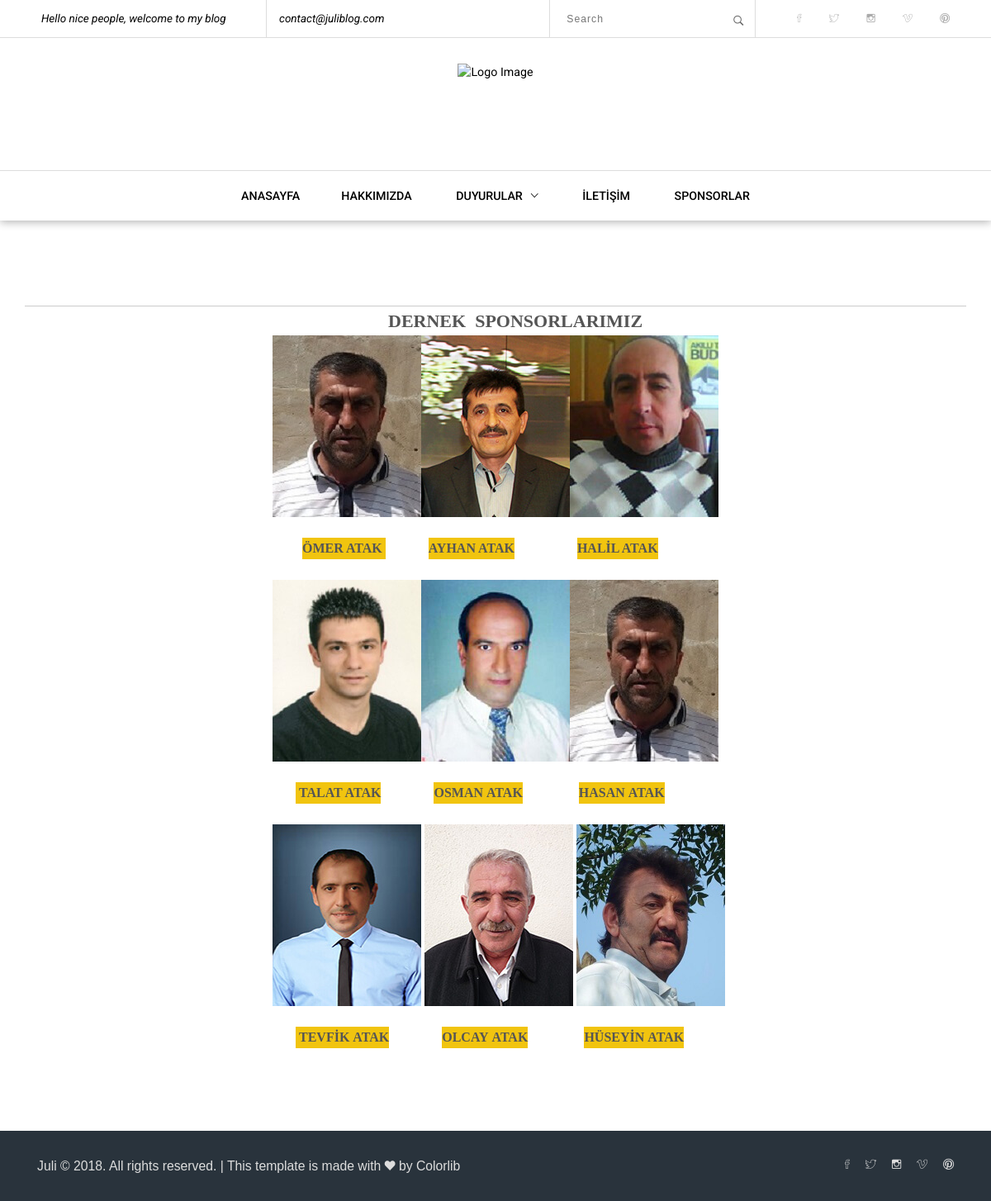
/sponsor/, run on the app's committed database.
### home/models.py (models this page shows, shortened)
class Setting(models.Model):
    STATUS = (
        ('True', 'Evet'),
        ('False', 'Hayır'),
    )
    title = models.CharField(max_length=150)
    keywords = models.CharField(max_length=255)
    description = models.CharField(max_length=255)
    company = models.CharField(max_length=50)
    address = models.CharField(blank=True, max_length=150)
    phone = models.CharField(blank=True, max_length=15)
    fax = models.CharField(blank=True, max_length=15)
    email = models.CharField(blank=True, max_length=50)
    smtpserver = models.CharField(max_length=20)
    smtpemail = models.CharField(max_length=20)
    smtppassword = models.CharField(max_length=10)
    smtpport = models.CharField(blank=True, max_length=5)
    icon = models.ImageField(blank=True, upload_to='images/')
    facebook = models.CharField(blank=True, max_length=50)
    instagram = models.CharField(blank=True, max_length=50)
    twitter = models.CharField(blank=True, max_length=50)
    aboutus = RichTextUploadingField(blank=True)
    contact = RichTextUploadingField(blank=True)
    references = RichTextUploadingField(blank=True)
    status = models.CharField(max_length=10, choices=STATUS)
    create_at = models.DateTimeField(auto_now_add=True)
    update_at = models.DateTimeField(auto_now=True)

### home/views.py (the view)
# urls.py: path('sponsor/', views.sponsor, name='sponsor'),
def sponsor(request):
    setting = Setting.objects.get(pk=2)
    from unicodedata import category
    context = {'setting': setting, 'category': category}
    return render(request, 'sponsor.html', context)

### home/templates/sponsor.html (shortened to what this page needs)
{% extends "homebase.html" %}
{% load static %}
{% block head %}
    <link href="{% static 'common-css/bootstrap.css' %}" rel="stylesheet">
    <link href="{% static 'common-css/ionicons.css' %}" rel="stylesheet">
    <link href="{% static '03-About-me/css/styles.css' %}" rel="stylesheet">
    <link href="{% static '03-About-me/css/responsive.css' %}" rel="stylesheet">
{% endblock %}
{% block body %}
    <section class="blog-area">
        <div class="container">
            <div class="row">
                <div class="col-lg-3 col-md-12 footer-instagram-area"></div>
                <div class="col-lg-9 col-md-12 footer-instagram-area">
                    {{ setting.references|safe }}
                </div>
            </div>
        </div>
    </section>
{% endblock %}

### home/static/01-homepage/css/styles.css (style rules this page uses)
html { font-size: 100%; height: 100%; overflow-x: hidden; touch-action: manipulation; }
body { font-size: 15px; font-family: 'Roboto', sans-serif; width: 100%; height: 100%; margin: 0; font-weight: 400; -webkit-font-smoothing: antialiased; -moz-osx-font-smoothing: grayscale; word-wrap: break-word; color: #000; }
h1, h2, h3, h4, h5, h6, p, a, ul, span, li, img, inpot, button { margin: 0; padding: 0; }
p { line-height: 1.6; font-size: 1.05em; font-family: 'Maven Pro', sans-serif; font-weight: 400; color: #555; }
img { width: 100%; }
span { display: inline-block; }
.footer-instagram-area { overflow: hidden; border-top: 1px solid #ccc; }

### home/static/03-About-me/css/styles.css (style rules this page uses)
html { font-size: 100%; height: 100%; overflow-x: hidden; touch-action: manipulation; }
body { font-size: 15px; font-family: 'Roboto', sans-serif; width: 100%; height: 100%; margin: 0; font-weight: 400; -webkit-font-smoothing: antialiased; -moz-osx-font-smoothing: grayscale; word-wrap: break-word; color: #000; }
h1, h2, h3, h4, h5, h6, p, a, ul, span, li, img, inpot, button { margin: 0; padding: 0; }
p { line-height: 1.6; font-size: 1.05em; font-family: 'Maven Pro', sans-serif; font-weight: 400; color: #555; }
img { width: 100%; }
span { display: inline-block; }
.blog-area { padding: 370px 0 50px; }
.footer-instagram-area { overflow: hidden; border-top: 1px solid #ccc; }

### data on the page
Setting: references "DERNEK SPONSORLARIMIZ ÖMER ATAK AYHAN ATAK HALİL ATAK TALAT ATAK OSMAN ATAK HASAN ATAK TEVFİK ATAK OLCAY ATAK HÜSEYİN ATAK", references (picture)
